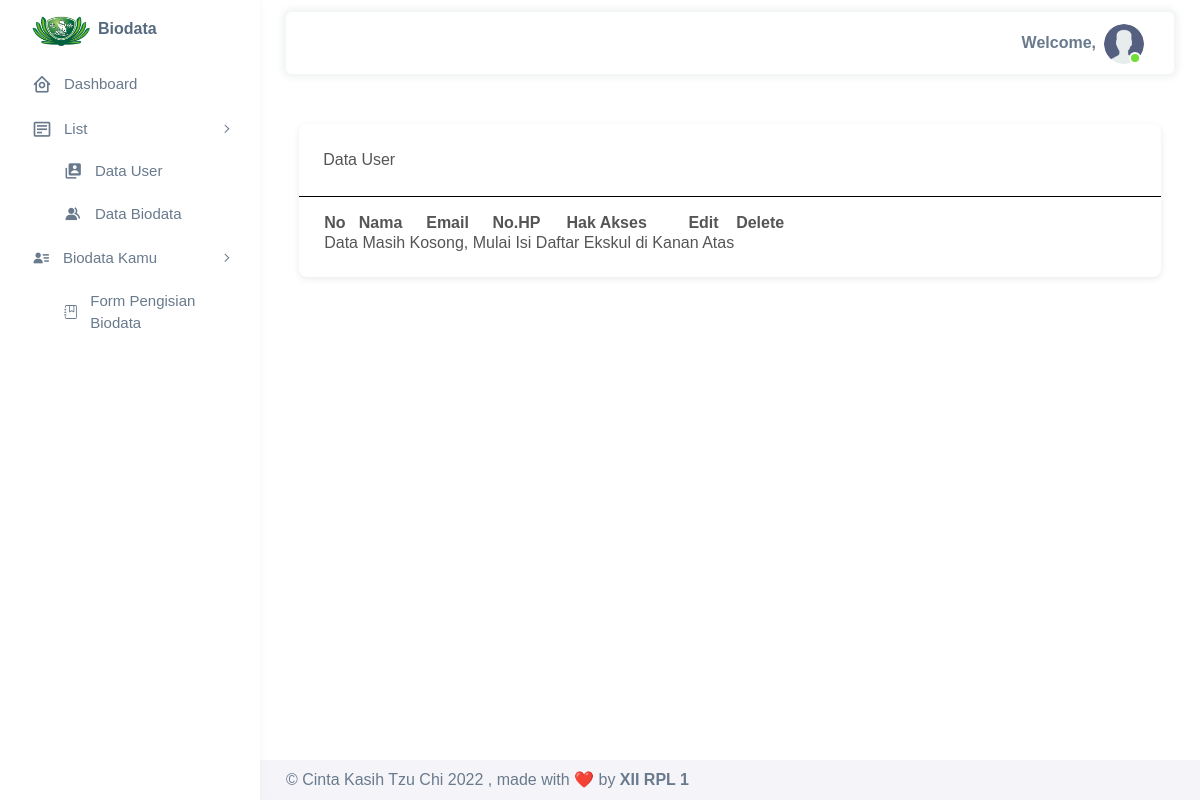
The app's page /frontend/user/index.php, older data.
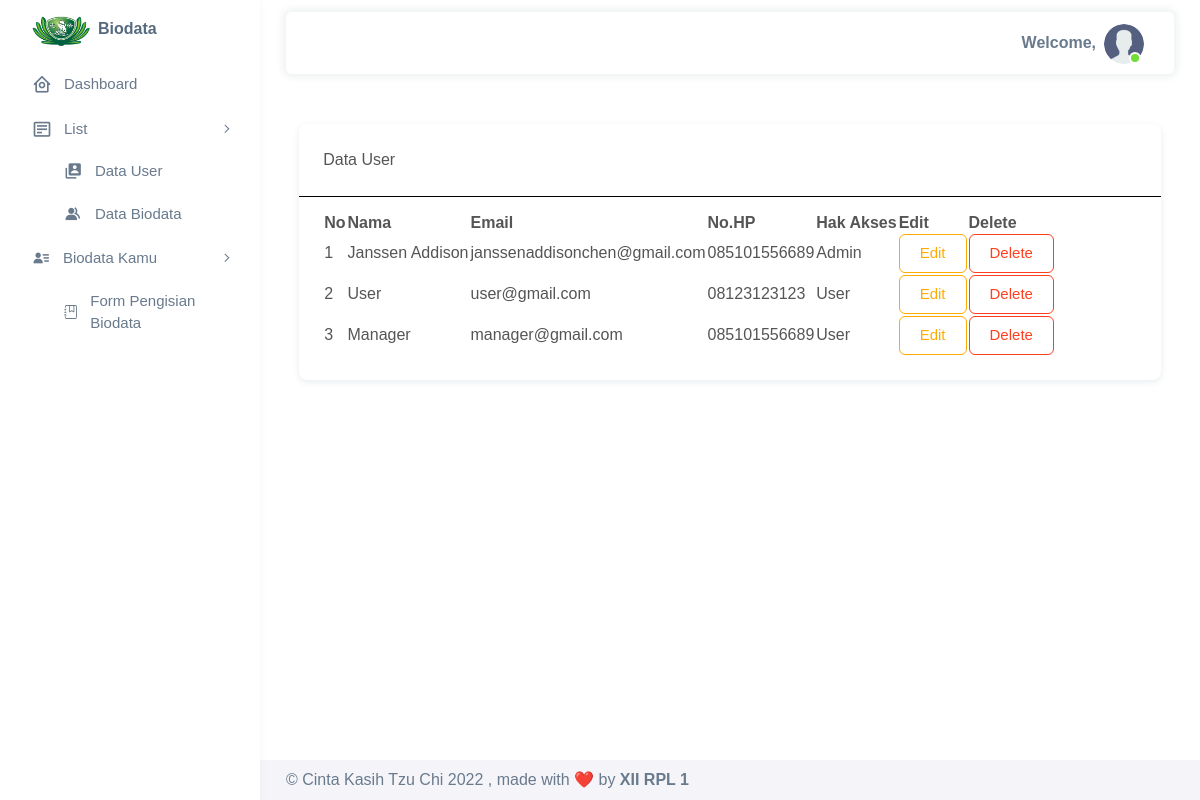
The same page, newer data.
### tables this page shows
CREATE TABLE `user` (
  `id` int(11) NOT NULL,
  `nama` varchar(50) NOT NULL,
  `password` varchar(50) NOT NULL,
  `email` text NOT NULL,
  `nohp` varchar(13) NOT NULL,
  `hak_akses` enum('Admin','Manager','User','') NOT NULL
);

### frontend/user/index.php (the view)
<?php
include '../header.php';
?>
<div class="content-wrapper">
  <div class="row justify-content-center">
    <div class="col-md-11">
      <div class="card" style="margin-top:50px;">
        <div class="card-header" style="border-bottom:black solid 1px;">Data User<br>
        </div>
        <div class="card-body" style="margin-top:1em;">
            <table id="table" class="display">
              <thead>
                <tr>
                  <th>No</th>
                  <th>Nama</th>
                  <th>Email</th>
                  <th>No.HP</th>
                  <th>Hak Akses</th>
                  <th>Edit</th>
                  <th>Delete</th>
                </tr>
              </thead>
              <tbody>
<?php
$query = mysqli_query($db, "SELECT * FROM user ORDER BY hak_akses ASC");
if(mysqli_num_rows($query) > 0){
  while($row = mysqli_fetch_array($query)){
  ?>
  <tr>
    <td><?= $no++ ?></td>
  <td><?= $row['nama']; ?></td>
  <td><?= $row['email']; ?></td>
  <td><?= $row['nohp']; ?></td>
  <td><?= $row['hak_akses']; ?></td>
  <td><a href="edit.php?id=<?= $row['id']; ?>" class="btn btn-outline-warning">Edit</a></td>
  <td>
  <a onclick="if(confirm('Yakin Ingin Menghapus Data Ini?') == true){
            location.href = '../../proses/user/delete.php?id=<?= $row['id']; ?>';
        }
        else{
            alert('Proses hapus gagal');
        }" class="btn btn-outline-danger">
        Delete
    </a>
    </td>
  </tr>
  <?php
  }
}
else{
  ?>
  <td colspan=6 style="text-align:center;"> Data Masih Kosong, Mulai Isi Daftar Ekskul di Kanan Atas</td>
  <?php
}
?>
              </tbody>
            </table>
        </div>
      </div>
    </div>
  </div>
  <?php
  include '../footer.php';
  ?>

### frontend/header.php (shortened to what this page needs)
<?php
$no = 1;
include '../../config/koneksi.php';
?>
<!DOCTYPE html>
<html lang="{{ str_replace('_', '-', app()->getLocale()) }}" class="light-style layout-menu-fixed" dir="ltr"
    data-theme="theme-default" data-assets-path="../../assets/" data-template="vertical-menu-template-free">
<head>
    <link rel="stylesheet" href="../../assets/vendor/fonts/boxicons.css" />
    <link rel="stylesheet" href="../../assets/vendor/css/core.css" class="template-customizer-core-css" />
    <link rel="stylesheet" href="../../assets/vendor/css/theme-default.css" class="template-customizer-theme-css" />
    <link rel="stylesheet" href="css/demo.css" />
    <link rel="stylesheet" href="../../assets/vendor/libs/perfect-scrollbar/perfect-scrollbar.css" />
    <link rel="stylesheet" href="../../assets/vendor/libs/apex-charts/apex-charts.css" />
    <link rel="stylesheet" type="text/css" href="https://cdn.datatables.net/1.12.1/css/jquery.dataTables.min.css">
</head>
<body>
    <div class="layout-wrapper layout-content-navbar">
        <div class="layout-container">
            <aside id="layout-menu" class="layout-menu menu-vertical menu bg-menu-theme">
                <div class="app-brand demo">
                    <a href="../dashboard/" class="app-brand-link">
                        <span class="app-brand-logo demo">
                            <img width="58" src="../../assets/images/logo-cktc.png">
                        </span>
                        <span class="app-brand-text demo menu-text fw-bolder ms-2">Biodata</span>
                    </a>
                </div>
                <ul class="menu-inner py-1">
                    <li class="menu-item">
                        <a href="../dashboard/" class="menu-link">
                            <i class="menu-icon tf-icons bx bx-home-circle"></i>
                            <div data-i18n="Analytics">Dashboard</div>
                        </a>
                    </li>
                    <li class="menu-item">
                        <a href="#" class="menu-link menu-toggle">
                            <i class="menu-icon tf-icons bx bx-detail"></i>
                            <div data-i18n="Layouts">List</div>
                        </a>
                        <?php
          if($_SESSION['hak_akses'] != "User"){
          ?>
                        <ul class="">
                            <li class="menu-item">
                                <a href="../user/" class="menu-link"><i class='bx bxs-user-account'></i>&nbsp&nbsp&nbsp
                                    <div data-i18n="Without menu">Data User</div>
                                </a>
                            </li>
                        </ul>
                        <?php
        }
            ?>
                        <ul class="">
                            <li class="menu-item">
                                <a href="../biodata/" class="menu-link"><i class='bx bxs-group'></i>&nbsp&nbsp&nbsp
                                    <div data-i18n="Without menu">Data Biodata</div>
                                </a>
                            </li>
                        </ul>
                    <li class="menu-item">
                        <a href="#" class="menu-link menu-toggle">
                            <i class='bx bxs-user-detail'>
                            </i>&nbsp&nbsp&nbsp
                            <div data-i18n="Layouts">Biodata Kamu</div>
                        </a>
                        <?php
                        $nama = $_SESSION['nama'];
                        $query = mysqli_query($db, "SELECT COUNT(id) as jmlh FROM biodata WHERE nama_lengkap='$nama'");
                        while($row = mysqli_fetch_array($query)){
                            $jmlh = $row['jmlh'];
                        }
                        if($jmlh > 0){
                            echo "<ul><li class='menu-item'>";
                            if($_SESSION['hak_akses'] == "User"){
                                echo "";
                            }
                            else{
                                echo "Jika Ingin Tambah Biodata, Silahkan ke List Biodata";
                            }
                        ?>
                        </li>
                        </ul>
                        <?php
                        }
                        else{
                        ?>
                        <ul>
                            <li class="menu-item">
                                <a href="../formisi/" class="menu-link">
                                    <div data-i18n="Without navbar">Form Pengisian Biodata</div>
                                </a>
                            </li>
                        </ul>
                        <?php
                        }
                        ?>
                    </li>
                </ul>
            </aside>
            <div class="layout-page">
                <nav class="layout-navbar container-xxl navbar navbar-expand-xl navbar-detached align-items-center bg-navbar-theme"
                    id="layout-navbar">
                    <div class="navbar-nav-right d-flex align-items-center" id="navbar-collapse">
                        <ul class="navbar-nav flex-row align-items-center ms-auto">
                            <ul class="navbar-nav flex-row align-items-center ms-auto">
                                <li class="fw-semibold d-block">
                                        Welcome, <?= $_SESSION['nama'] ?>
                                </li>
                                <li class="nav-item navbar-dropdown dropdown-user dropdown">
                                    <a class="nav-link dropdown-toggle hide-arrow" href="javascript:void(0);"
                                        data-bs-toggle="dropdown">
                                        <div class="avatar avatar-online">
                                            <img src="../../assets/images/avatar.png" alt
                                                class="w-px-40 h-auto rounded-circle" />
                                        </div>
                                    </a>
                                </li>
                            </ul>
                    </div>
                </nav>

### frontend/footer.php (shortened to what this page needs)
    <footer class="content-footer footer bg-footer-theme">
        <div class="container-xxl d-flex flex-wrap justify-content-between py-2 flex-md-row flex-column">
            <div class="mb-2 mb-md-0">
                © Cinta Kasih Tzu Chi
                , made with ❤️ by
                <a href="#" target="_blank" class="footer-link fw-bolder">XII RPL 1</a>
            </div>
        </div>
    </footer>
    </div>
    </div>
    </div>
    </div>
</body>
</html>

Row changes from the older to the newer data that the page shows:
added user: nama "Janssen Addison", email "janssenaddisonchen@gmail.com", nohp "085101556689", hak_akses "Admin"
added user: nama "User", email "user@gmail.com", nohp "08123123123", hak_akses "User"
added user: nama "Manager", email "manager@gmail.com", nohp "085101556689", hak_akses "User"
Text that changed along with them:
text no longer shown: "Data Masih Kosong, Mulai Isi Daftar Ekskul di Kanan Atas"
